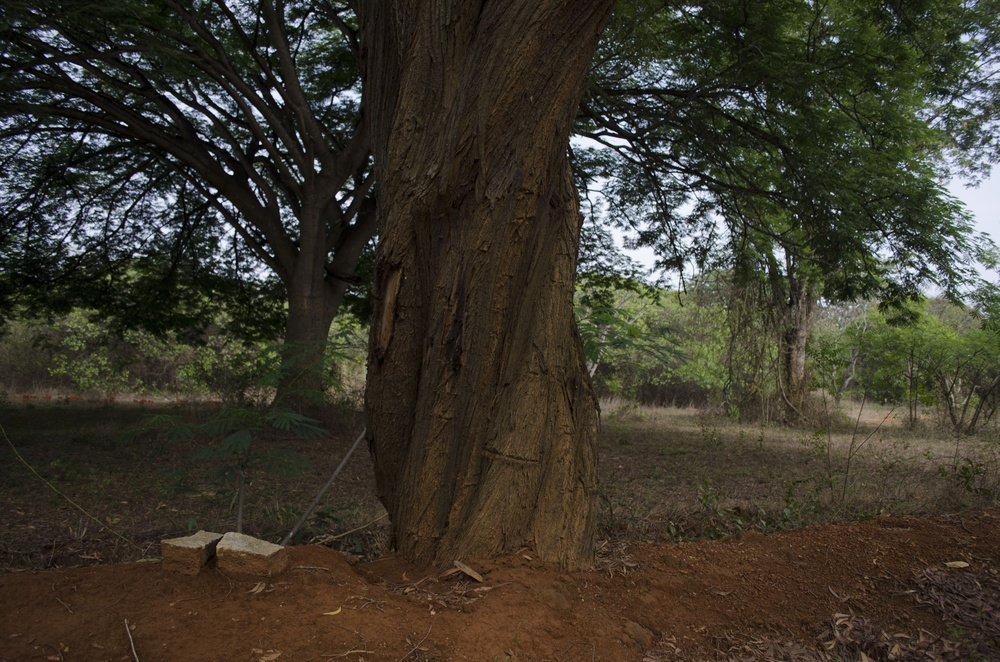
#> input picture 01_Contrast_Analysis/BG_100m.jpg, 1000 x 662 px, shrunk from 4928 x 3264 before the run; its folder holds only this picture in this run
$ python ContrastAnalysis_Clean.py
#> lines starting #> are read from the running program, lines starting #| are printed output that depends on the picture
#> further down, img_file is the input picture: PIL image 1000x662 RGB; mean R, G, B 60.2, 56, 43.8
# The analysis of the images from the Botanical Garden and OpenField will be done.
# The purpose is to obtain the contrast in these images.
# The method employed will be the same as in Tautz et al 2004,
# The contrast in any section is given by:
# 1. Obtan the average value of the R, G and B channel of each pixel.
# 2. Divide the standard deviation of these average values by the mean of these average values
# In our case, instead of looking at specific sections, we will do this for the whle image
# We will use two methods:
# 1. Obtain the contrast over the whole image
# 2. Obtain the contrast within three equivalent horizontal bands which cover the whole image
# Since the images were taken by the same person, the idea is that these bands represent
# 3 different visual fields for the bee; the dorsal, lateral and ventral

from PIL import Image
import numpy as np
import pandas as pd


# region Function to estimate Contrast
def contrast_estimation(img_file):
    dat = np.asarray(img_file)
    average_pixel = np.mean(dat, axis=2)
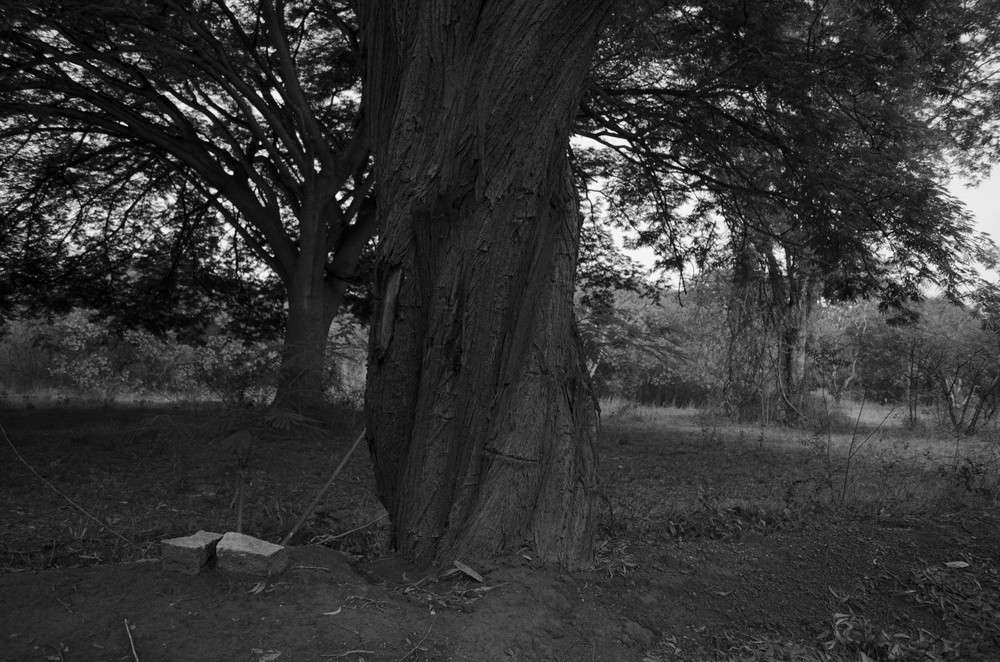
#> average_pixel: shape (662, 1000) float64; min 0, max 252.3, mean 53.3
    cut1 = int(average_pixel.shape[0] / 3)
#> cut1 = 220
    cut2 = int(average_pixel.shape[0] * (2 / 3))
#> cut2 = 441
    average_pixel1 = average_pixel[0:cut1, :]
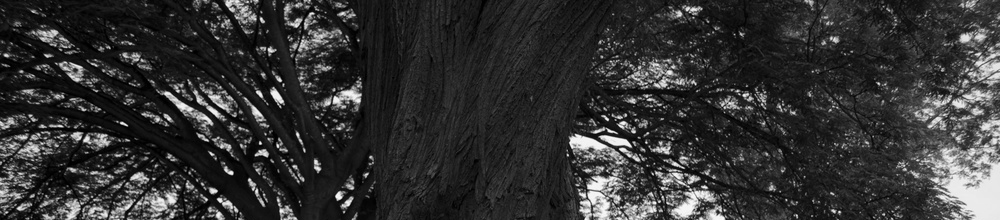
#> average_pixel1: shape (220, 1000) float64; min 0, max 251, mean 50.7
    average_pixel2 = average_pixel[cut1:cut2, :]
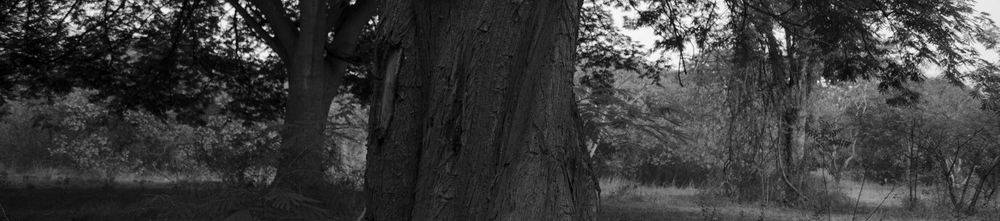
#> average_pixel2: shape (221, 1000) float64; min 0, max 252.3, mean 60.1
    average_pixel3 = average_pixel[cut2:, :]
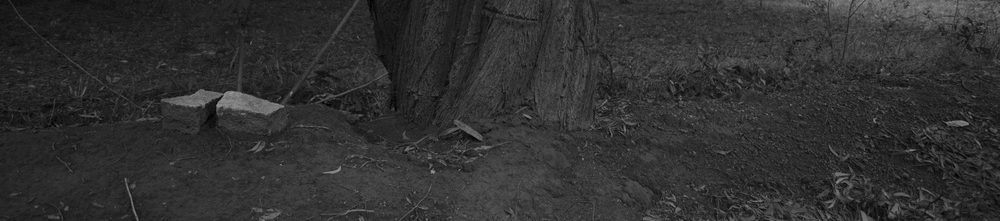
#> average_pixel3: shape (221, 1000) float64; min 1, max 152.3, mean 49.2
    mean_contrast_overall = np.std(average_pixel) / np.mean(average_pixel)
#> mean_contrast_overall = 0.749
    mean_contrast_band1 = np.std(average_pixel1) / np.mean(average_pixel1)
#> mean_contrast_band1 = 0.979
    mean_contrast_band2 = np.std(average_pixel2) / np.mean(average_pixel2)
#> mean_contrast_band2 = 0.743
    mean_contrast_band3 = np.std(average_pixel3) / np.mean(average_pixel3)
#> mean_contrast_band3 = 0.333
    return mean_contrast_overall, mean_contrast_band1, mean_contrast_band2, mean_contrast_band3
# endregion

# region Looping Over Images
contrast = pd.DataFrame(index=np.arange(10), columns=np.arange(6))
cond = ["BG", "OF"]
dist = ["100m", "200m", "300m", "400m", "500m"]
count = 0
for i in cond:
    for j in dist:
        fn = i + "_" + j + ".jpg"
        print(fn)
        contrast.iloc[count, 0] = i
        contrast.iloc[count, 1] = j
        img_file = Image.open(fn)
        contrast_estimates = contrast_estimation(img_file)
#> contrast_estimates = (0.749, 0.979, 0.743, 0.333)
#> (the run stopped early here; a loop or call above may not have finished)
